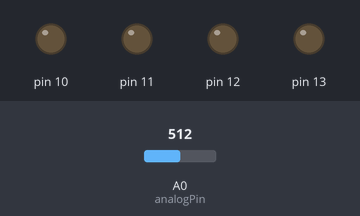
The sketch below on a simulated Arduino Uno, built with avr-gcc and run on an emulated ATmega328P. On the bench: output pins drawn as LEDs (lit = HIGH). Dashed ring = blinking. The inputs (shaded band) are chosen by the test bench; at power-on: A0 (analogPin) = 512.

Above: at 1.3 s.
1.4 s: A0 (analogPin) set to 501
At 2.4 s:
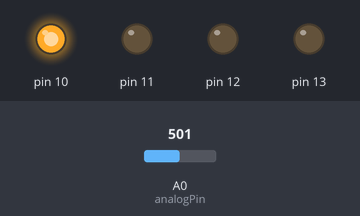
4.5 s: A0 (analogPin) set to 486
At 4.78 s:
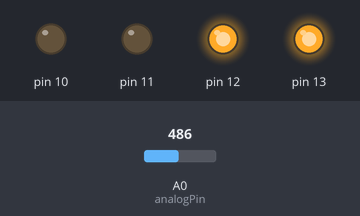
7.6 s: A0 (analogPin) set to 471
10.7 s: A0 (analogPin) set to 458
13.8 s: A0 (analogPin) set to 0
At 14.9 s:
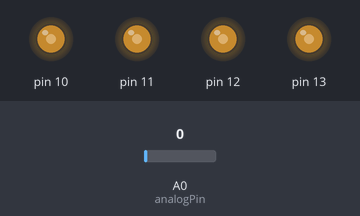
15.5 s: A0 (analogPin) set to 122
At 15.68 s:
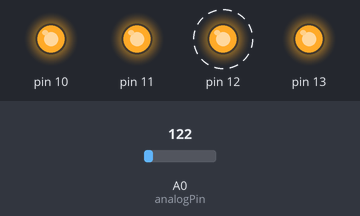
Timing chart, 0 to 19.6 s (numbered marks = the images above; inputs shaded):
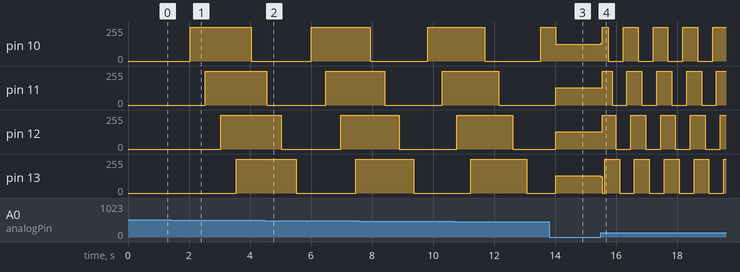

Measured:
- the behaviour switches between 494 and 493 on A0 (analogPin) (found by bisection; images 1 and 2)
- after the input at 13.8 s, pin 10: 255/255 → 127/255 after 0.22 s; pin 11: 0/255 → 128/255 after 0.22 s; pin 12, pin 13: 0/255 → 129/255 after 0.22 s
- after the input at 15.5 s, pin 11: 128/255 → 255/255 at once, then repeats every 0.98 s: 0/255 0.49 s, 255/255 0.49 s; pin 12: alternates 255/255 for 0.49 s and 0/255 for 0.49 s, starting at once

The sketch:

__led__.ino
```cpp
int BASE = 10; // 從腳位 10 開始
int NUM = 4;   // LED 的總數
int analogPin = A0;
int val = 0;      // 存放 ADC 數值

void setup()
{
    // 用迴圈設定腳位
   for (int i = BASE; i < BASE + NUM; i ++)
   {
     pinMode(i, OUTPUT);
   }
   // 設定 A0 為輸入
   pinMode(analogPin, INPUT);
}

void loop()
{
   for (int i = BASE; i < BASE + NUM; i ++)
   {
     digitalWrite(i, LOW);
     val = analogRead(analogPin);
     delay(val);
   }
   for (int i = BASE; i < BASE + NUM; i ++)
   {
     digitalWrite(i, HIGH);
     val = analogRead(analogPin);
     delay(val);
   }
}
```
